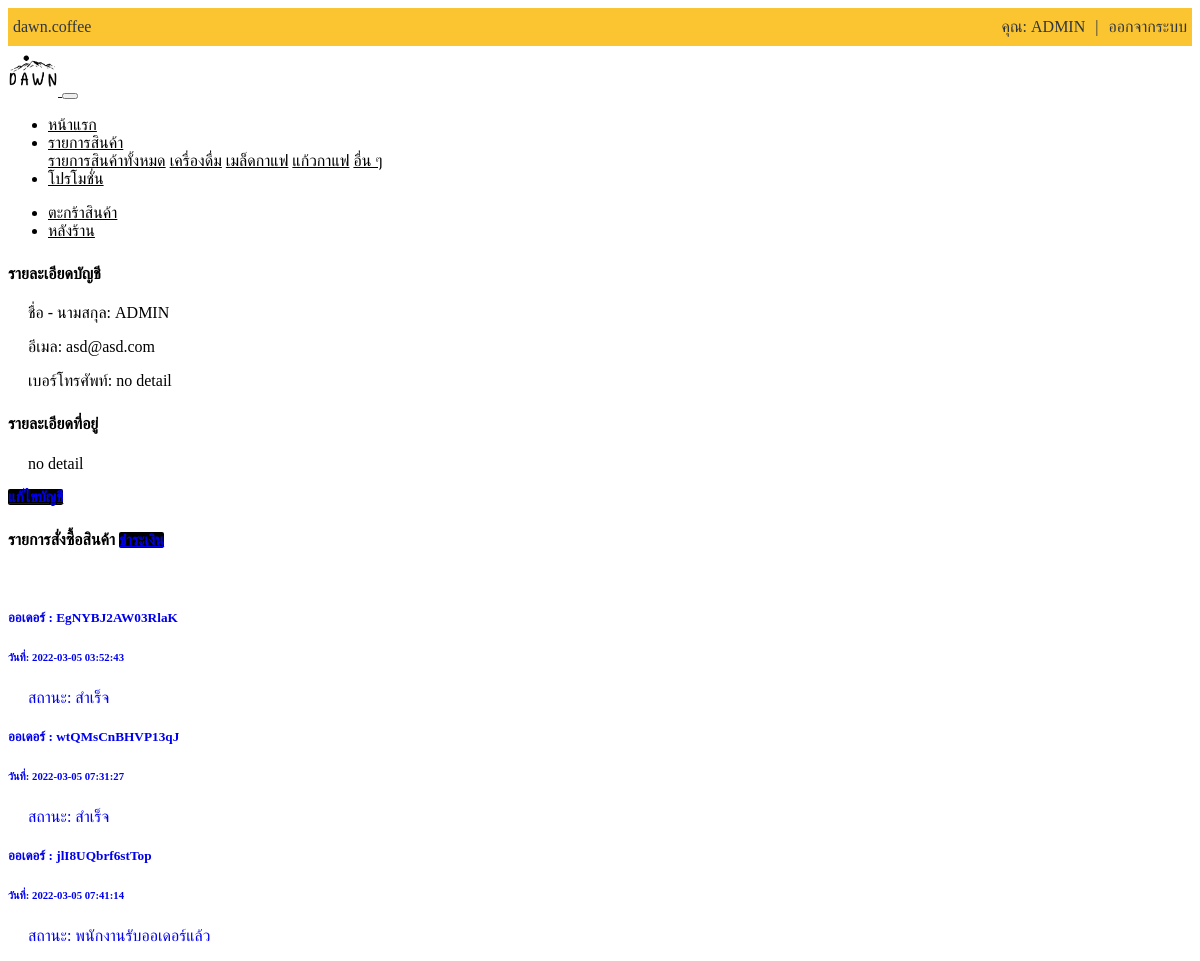
Page /auth/profile.php (signed in) on the committed database.
### tables this page shows
CREATE TABLE `account` (
  `acc_id` int(5) NOT NULL,
  `acc_name` varchar(255) NOT NULL,
  `acc_password` varchar(255) NOT NULL,
  `acc_email` varchar(255) NOT NULL,
  `acc_address` varchar(255) NOT NULL,
  `acc_phone` varchar(255) NOT NULL,
  `acc_status` varchar(255) NOT NULL
);

CREATE TABLE `orders` (
  `order_id` int(5) NOT NULL,
  `order_date` datetime NOT NULL,
  `order_name` text NOT NULL,
  `order_address` text NOT NULL,
  `order_email` text NOT NULL,
  `order_tal` text NOT NULL,
  `order_key` text NOT NULL,
  `status` text NOT NULL,
  `order_track` text NOT NULL,
  `order_shiping` text NOT NULL,
  `order_rider` text NOT NULL,
  `order_rider_id` int(5) NOT NULL
);

### auth/profile.php (the view, shortened to what this page needs)
<?php include_once('include/navbar.php')?>
<?php if(isset($_SESSION['auth-id'])){?>
<?php
include('config.inc.php');
$sql = "SELECT * FROM account WHERE acc_id='".$_SESSION["auth-id"]."' ";
$result = mysqli_query($conn, $sql);
$row = mysqli_fetch_array($result);
extract($row);
?>
<div class="container">
<div class="container-fluid">
    <div class="user-info">
        <div class="row">
            <div class="col-md-6">
            <div class="user-name">
                <h4 class="title-menu">รายละเอียดบัญชี</h4>
                <p>ชื่อ - นามสกุล: <?=$acc_name?></p>
                <p>อีเมล: <?=$acc_email?></p>
                <p>เบอร์โทรศัพท์: <?=$acc_phone?></p>
            </div>
            <div class="user-addre">
                <h4 class="title-menu">รายละเอียดที่อยู่</h4>
                <p><?=$acc_address?></p>
            </div>
            <a href="?page=edit_profile" class="btn btn-primary btn-block">แก้ไขบัญชี</a>
            </div>
            <div class="col-md-6">
            <h4 class="title-menu">รายการสั่งซื้อสินค้า             <a href="?page=payment" class="btn btn-primary btn-block float-right">ชำระเงิน</a></h4>
            <br>
<?php
                    $order_sql = "SELECT * FROM orders WHERE order_email='".$acc_email."' ";
                    $result_order = mysqli_query($conn, $order_sql);
                    while($orders = mysqli_fetch_array($result_order)){
                    echo '
                    <a href="?page=orders&&OrderID='.$orders["order_id"].'" class="text-dark" style="text-decoration:none">
                        <div class="card mx-auto" style="">
                        <div class="card-body">
                            <h5 class="card-title">ออเดอร์ : '.$orders["order_key"].'</h5>
                            <h6 class="card-subtitle mb-2 text-muted">วันที่: '.$orders["order_date"].'</h6>
                            <p class="card-text">สถานะ: '.$orders["status"].'</p>
                        </div>
                        </div>
                    </a> ';
                    }
?>
            </div>
        </div>
    </div>
</div>
</div>
<?php }?>

### include/navbar.php (shortened to what this page needs)
<div class="acc-nav">
<ul class="ul-acc-nav">
  <div class="container">
  <li><a href="#"> <i class="fab fa-instagram"></i> dawn.coffee</a></li>
  <?php
      if(isset($_SESSION['auth-id'])){
        include('config.inc.php');
        $sql = "SELECT * FROM account WHERE acc_id='".$_SESSION["auth-id"]."' ";
        $result = mysqli_query($conn, $sql);
        $row = mysqli_fetch_array($result);
        extract($row);
  ?>
  <li style="float:right"><a href="?page=logout">ออกจากระบบ</a></li>
  <li style="float:right" ><a style="color: #2f3640;">|</a></li>
  <li style="float:right" ><a href="?page=profile">คุณ: <?=$acc_name?></a></li>
  <?php }?>
  </div>
</ul>
</div>
<nav class="navbar navbar-expand-md navbar-light bg-c-light">
  <div class="container">
  <a class="navbar-brand" href="?page=home">
    <img src="dist/img/logo_dawn.png" alt="logo" width="50px">
  </a>
  <button class="navbar-toggler" type="button" data-toggle="collapse" data-target="#navbarSupportedContent" aria-controls="navbarSupportedContent" aria-expanded="false" aria-label="Toggle navigation">
  </button>
  <div class="collapse navbar-collapse" id="navbarSupportedContent">
    <ul class="navbar-nav mr-auto">
      <li class="nav-item">
        <a class="nav-link" href="?page=home">หน้าแรก</a>
      </li>
      <li class="nav-item dropdown">
        <a class="nav-link dropdown-toggle" href="#" id="navbarDropdown" role="button" data-toggle="dropdown" aria-haspopup="true" aria-expanded="false">
          รายการสินค้า
        </a>
        <div class="dropdown-menu" aria-labelledby="navbarDropdown">
          <a class="dropdown-item" href="?page=allproduct">รายการสินค้าทั้งหมด</a>
          <a class="dropdown-item" href="?page=drink">เครื่องดื่ม</a>
          <a class="dropdown-item" href="?page=bean">เมล็ดกาแฟ</a>
          <a class="dropdown-item" href="?page=mug">แก้วกาแฟ</a>
          <a class="dropdown-item" href="?page=more">อื่น ๆ</a>
        </div>
      </li>
      <li class="nav-item">
        <a class="nav-link" href="?page=promotion">โปรโมชั่น</a>
      </li>
    </ul>
    <ul class="navbar-nav ml-auto">
            <?php
              if(isset($_SESSION['auth-id'])){
            ?>
        <li class="nav-item">
            <a class="nav-link" href="?page=cart"><i class="fas fa-shopping-cart"></i> ตะกร้าสินค้า</a>
        </li>
        <?php }?>
        <?php
        $nav_status = isset($_SESSION['auth-status']) ? $_SESSION['auth-status'] : '';
        if($nav_status == "admin"){
        echo'
            <li class="nav-item ">
                <a class="nav-link" href="?page=admin">หลังร้าน</a>
            </li>
            ';
        }
        ?>
    </ul>
  </div>
  </div>
</nav>

### include/navbar.php (style rules this page uses)
.ul-acc-nav { list-style-type: none; margin: 0; padding: 0; overflow: hidden; background-color: #fbc531; }
.ul-acc-nav li { float: left; }
.ul-acc-nav li a { display: block; color: #2f3640; text-align: center; padding: 10px 5px; text-decoration: none; }
.bg-c-light { background-color: white; }
.navbar-nav a { color: black !important; }

### auth/profile.php (style rules this page uses)
.title-menu { margin-top: 25px; }
.user-info p { margin-left: 20px; }
.btn { max-width: 150px; border-radius: 2px; font-size: 15px; font-weight: bold; background-color: black; border: 1px black; }

### rows in the picture
account: acc_name "ADMIN", acc_email "asd@asd.com", acc_phone "no detail", acc_address "no detail"
orders: order_key "EgNYBJ2AW03RlaK", order_date "2022-03-05 03:52:43", status "สำเร็จ"
orders: order_key "wtQMsCnBHVP13qJ", order_date "2022-03-05 07:31:27", status "สำเร็จ"
orders: order_key "jlI8UQbrf6stTop", order_date "2022-03-05 07:41:14", status "พนักงานรับออเดอร์แล้ว"
